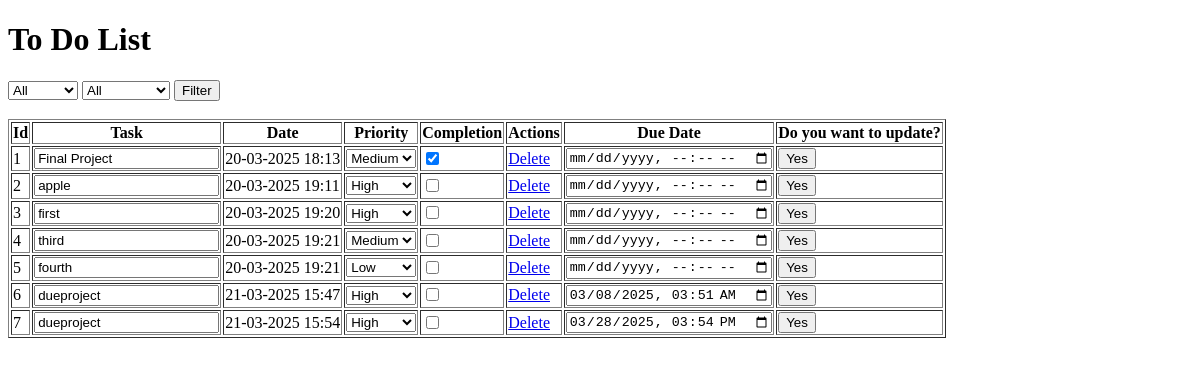
Page /edit/1 on the earlier database version.
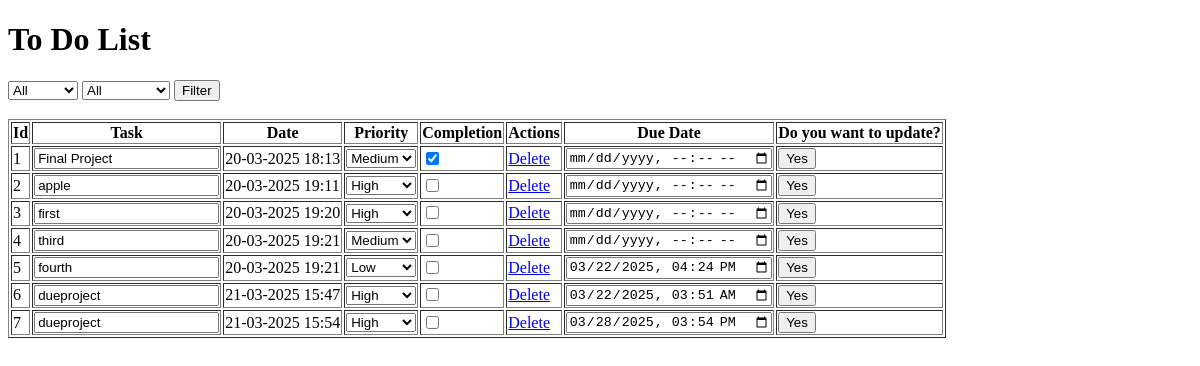
Same page on the later database version.
### app.py (models this page shows)
class Task(db.Model):
    id = db.Column(db.Integer,primary_key=True)
    task = db.Column(db.String(200),nullable=False)
    date = db.Column(db.DateTime,default=datetime.utcnow)
    priority = db.Column(db.String,nullable=False,default="Medium")
    completion = db.Column(db.String,nullable=False,default="Incomplete")
    due_date = db.Column(db.DateTime,nullable=True)

### app.py (the view, shortened to what this page needs)
@app.route('/edit/<int:id>',methods=['GET','POST'])
def edit(id):
    task = Task.query.get_or_404(id)
    Tasks = Task.query
    priority_filter = request.args.get("priority_filter","")
    completion_filter = request.args.get("completion_filter","")
    if priority_filter and priority_filter!="All":
        Tasks = Tasks.filter(Task.priority == priority_filter)
    if completion_filter and completion_filter!="All":
        Tasks = Tasks.filter(Task.completion == completion_filter)
    Tasks = Tasks.all()
    return render_template('edit.html',task=task,tasks=Tasks)

### templates/edit.html (shortened to what this page needs)
<!DOCTYPE html>
<html lang="en">
<head>
</head>
<body>
    <h1>To Do List</h1>
    <form action="{{url_for('edit',id=task.id)}}" method="get">
        <select name="priority_filter">
            <option value="All">All</option>
        </select>
        <select name="completion_filter">
            <option value="All">All</option>
        </select>
        <input type="submit" value="Filter">
    </form>
    <br>
    {% if tasks %}
        <table border="1">
            <tr>
                <th>Id</th>
                <th>Task</th>
                <th>Date</th>
                <th>Priority</th>
                <th>Completion</th>
                <th>Actions</th>
                <th>Due Date</th>
                <th>Do you want to update?</th>
            </tr>
            {% for task in tasks %}
            <tr>
                <form action="{{url_for('edit',id=task.id)}}" method="post">
                <td>{{task.id}}</td>
                <td><input type="text" name="new_task" id="new_task"  placeholder="What you want to edit?" value="{{task.task}}"></td>
                <td>{% if task.date%}{{task.date.strftime('%d-%m-%Y %H:%M')}}{%else%}N/A{% endif %}</td>
                <td>
                    <label for="new_priority">
                        <select name="new_priority">
                            <option value="High" {% if task.priority=="High" %}selected{% endif %}>High</option>
                            <option value="Medium" {% if task.priority=="Medium" %}selected{% endif %}>Medium</option>
                            <option value="Low" {% if task.priority=="Low" %}selected{% endif %}>Low</option>
                        </select>
                    </label>
                </td>
                <td>
                <div>
                    <label for="new_completion">
                        <input type="checkbox" name="new_completion" value="Complete" {% if task.completion == "Complete"%}checked{%endif%}>
                    </label>
                </div>
                </td>
                <td><a href="{{url_for('delete',id=task.id)}}">Delete</a></td>
                <td><input type="datetime-local" name="new_due_date" value="{{task.due_date.strftime('%Y-%m-%dT%H:%M') if task.due_date else ''}}"></td>
                <td><input type="submit" value="Yes"></td>
                </form>
            </tr>
            {% endfor %}
        </table>
    {% else %}
    <h3>Add task to edit.</h3>
    {% endif %}
</body>
</html>

Differences in the rows shown:
changed Task "fourth": new_due_date (not shown) → "03/22/2025 16:24"
changed Task id 6: new_due_date "03/08/2025 03:51" → "03/22/2025 03:51"
